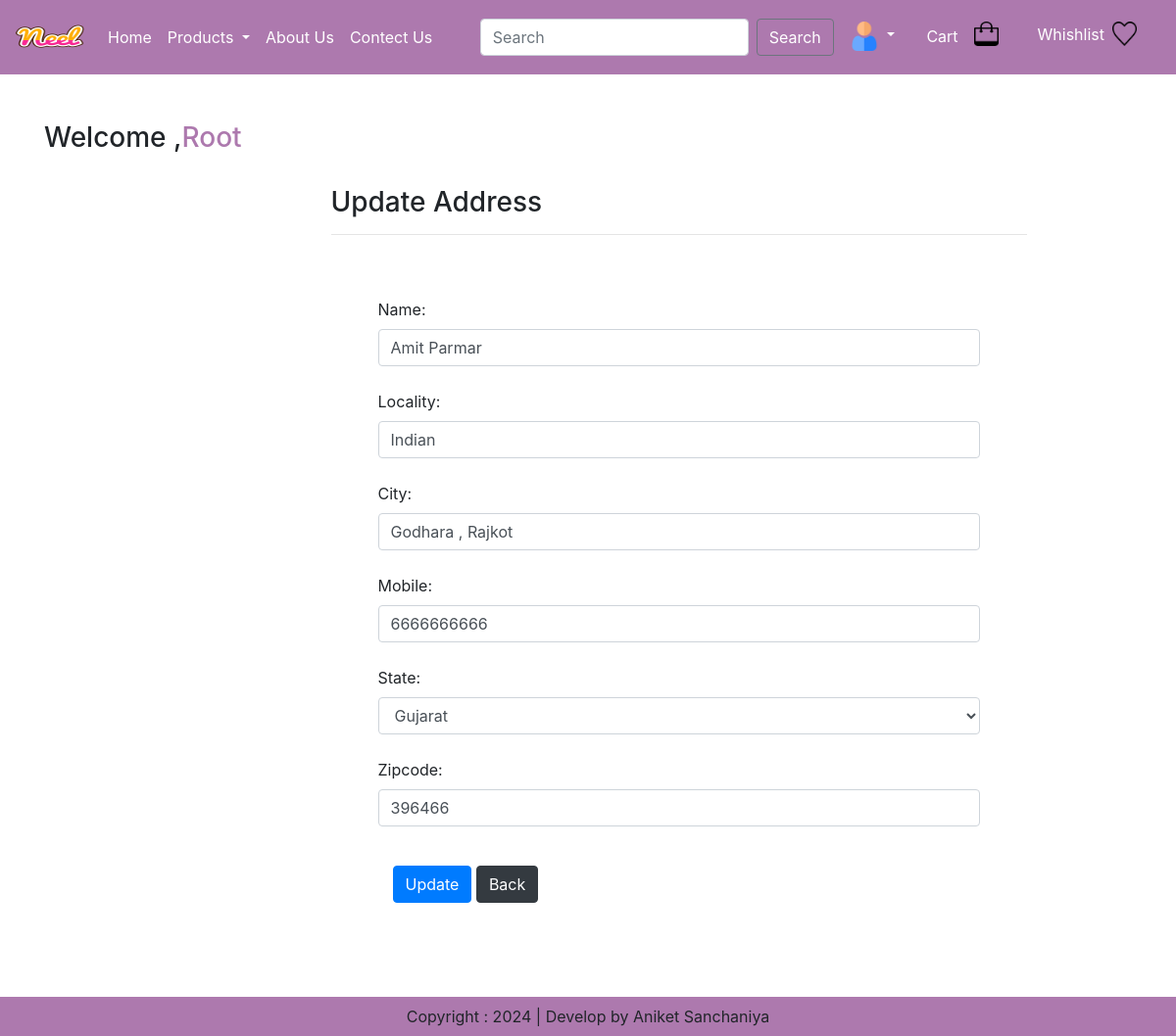
/updateAddress/6 (signed in), run on the app's committed database.
### app/models.py (models this page shows, shortened)
class Customer(models.Model):
    user = models.ForeignKey(User,on_delete=models.CASCADE)
    name = models.CharField(max_length=200)
    locality = models.CharField(max_length=200)
    city = models.CharField(max_length=50)
    mobile = models.IntegerField(default=0)
    zipcode = models.IntegerField()
    state = models.CharField(choices=STATE_CHOICES,max_length=100)

### app/views.py (the view, shortened to what this page needs)
# urls.py: path('updateAddress/<int:pk>',views.updateAddress.as_view(),name='updateAddress'),
class updateAddress(View):
    def get(self,request,pk):
        add = Customer.objects.get(pk=pk)
        form = CustomerProfileForm(instance=add)
        return render(request,'app/updateAddress.html',locals())

### app/forms.py
class CustomerProfileForm(forms.ModelForm):
    class Meta:
        model = Customer
        fields = ['name','locality','city','mobile','state','zipcode']
        widgets = {
            'name' : forms.TextInput(attrs={'class':'form-control'}),
            'locality' : forms.TextInput(attrs={'class':'form-control'}),
            'city': forms.TextInput(attrs={'class':'form-control'}),
            'mobile' : forms.NumberInput(attrs={'class':'form-control'}),
            'state' : forms.Select(attrs={'class':'form-control'}),
            'zipcode':forms.NumberInput(attrs={'class':'form-control'}),
        }

### app/templates/app/updateAddress.html (shortened to what this page needs)
{% extends 'app/base.html' %}
{% load static %}
{% block main-content %}
<div class="container my-5">
    <h3>Welcome ,<span class="text-capitalize">{{request.user}}</span></h3>
    <br>
    <div class="col-sm-8 offset-sm-3">
        <h3>Update Address</h3>
        <hr>
        <form action="" method="post" class="shadow p-5">
            {% for fm in form %}
                {{fm.label_tag}} {{fm}} <small class="text-danger">{{fm.errors|striptags}}</small> <br>
            {% endfor %}
            <div class="col-12 mt-3">
                <button type="submit" class="btn btn-primary">Update</button>
                <a href="{% url 'address' %}" type="button" class="btn btn-dark">Back</a>
            </div>
        </form>
    </div>
</div>
    {% endblock main-content %}

### app/static/app/css/style.css (style rules this page uses)
span { color: #AD79AE; }

### data on the page
Customer: form "Amit Parmar" "Indian" "Godhara , Rajkot" "6666666666" "Gujarat" "396466"

### other printed values
{{ request.user }} "Root"
{{ fm.label_tag }} "Name:" "Locality:" "City:" "Mobile:" "State:" "Zipcode:"
